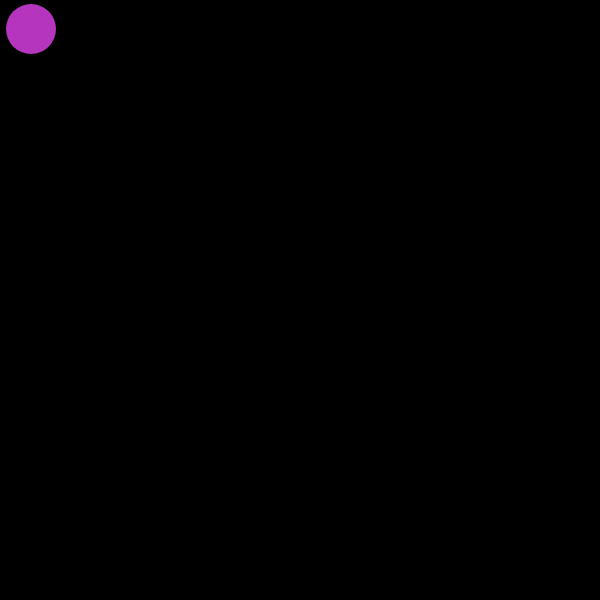
Frame 1 (no input)
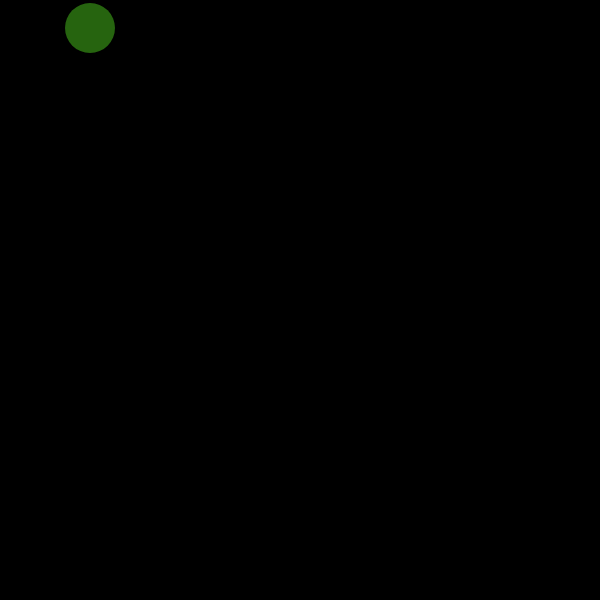
Frame 60 (no input)
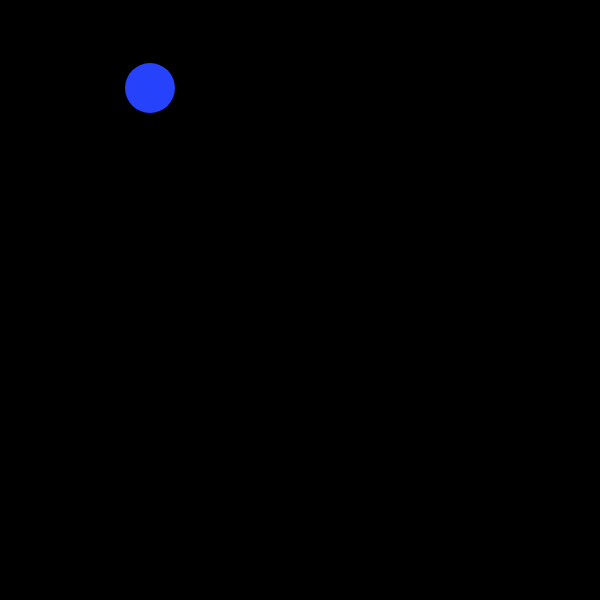
Frame 120 (the mouse pressed at the canvas centre since frame 60)

The p5.js sketch that drew these frames (run headless with seeded random() and noise() and a simulated clock; from frame 60 on, the mouse is pressed at the canvas centre):

// p5.js sketch
// ── sketch.js
var ball ={
	x: 30,
	y: 30,
	xspeed: 1,
	yspeed: -1
}


function setup() {

	createCanvas(600,600);
	

}

function draw() {
	background(0);
	move();
	bounce();
	display();

}


function bounce(){
	if(ball.x > width || ball.x < 0){
		ball.xspeed = ball.xspeed * -1;
	}

	if(ball.y > height || ball.y <0){
		ball.yspeed = ball.yspeed *-1;
	}
}

function display(){
		noStroke();
		fill(random(255),random(255),random(255))
		ellipse(ball.x, ball.y, 50, 50);
}

function move(){
	ball.x = ball.x +ball.xspeed;
	ball.y = ball.y + ball.yspeed;
}
